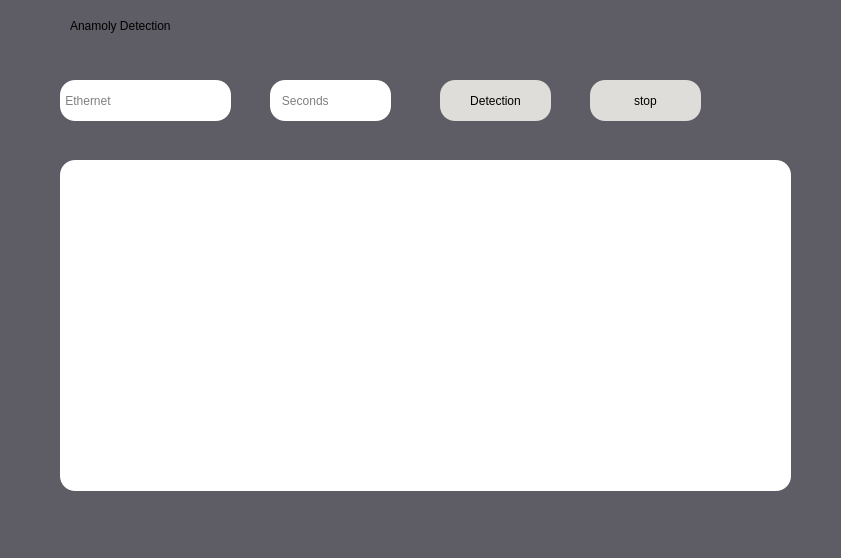
<?xml version="1.0" encoding="UTF-8"?>
<ui version="4.0">
 <class>Dialog</class>
 <widget class="QDialog" name="Dialog">
  <property name="geometry">
   <rect>
    <x>0</x>
    <y>0</y>
    <width>841</width>
    <height>558</height>
   </rect>
  </property>
  <property name="windowTitle">
   <string>Dialog</string>
  </property>
  <property name="styleSheet">
   <string notr="true">font: 75 bold 14pt &quot;Ubuntu Condensed&quot;;
background-color: rgb(94, 92, 100);

</string>
  </property>
  <widget class="QTextEdit" name="textEdit">
   <property name="geometry">
    <rect>
     <x>60</x>
     <y>160</y>
     <width>731</width>
     <height>331</height>
    </rect>
   </property>
   <property name="styleSheet">
    <string notr="true">background-color:rgb(255, 255, 255);
border-radius: 15px;
</string>
   </property>
   <property name="html">
    <string>&lt;!DOCTYPE HTML PUBLIC &quot;-//W3C//DTD HTML 4.0//EN&quot; &quot;http://www.w3.org/TR/REC-html40/strict.dtd&quot;&gt;
&lt;html&gt;&lt;head&gt;&lt;meta name=&quot;qrichtext&quot; content=&quot;1&quot; /&gt;&lt;style type=&quot;text/css&quot;&gt;
p, li { white-space: pre-wrap; }
&lt;/style&gt;&lt;/head&gt;&lt;body style=&quot; font-family:'Ubuntu Condensed'; font-size:14pt; font-weight:600; font-style:normal;&quot;&gt;
&lt;p style=&quot;-qt-paragraph-type:empty; margin-top:0px; margin-bottom:0px; margin-left:0px; margin-right:0px; -qt-block-indent:0; text-indent:0px;&quot;&gt;&lt;br /&gt;&lt;/p&gt;&lt;/body&gt;&lt;/html&gt;</string>
   </property>
  </widget>
  <widget class="QLineEdit" name="ether">
   <property name="geometry">
    <rect>
     <x>60</x>
     <y>80</y>
     <width>171</width>
     <height>41</height>
    </rect>
   </property>
   <property name="styleSheet">
    <string notr="true">background-color:rgb(255, 255, 255);
border-radius: 15px;
</string>
   </property>
   <property name="placeholderText">
    <string> Ethernet</string>
   </property>
  </widget>
  <widget class="QPushButton" name="detection">
   <property name="geometry">
    <rect>
     <x>440</x>
     <y>80</y>
     <width>111</width>
     <height>41</height>
    </rect>
   </property>
   <property name="styleSheet">
    <string notr="true">background-color:rgb(222, 221, 218);
border-radius: 15px;
</string>
   </property>
   <property name="text">
    <string>Detection</string>
   </property>
  </widget>
  <widget class="QLabel" name="label">
   <property name="geometry">
    <rect>
     <x>70</x>
     <y>10</y>
     <width>171</width>
     <height>31</height>
    </rect>
   </property>
   <property name="styleSheet">
    <string notr="true">font: 75 bold 19pt &quot;Ubuntu Condensed&quot;;</string>
   </property>
   <property name="text">
    <string>Anamoly Detection</string>
   </property>
  </widget>
  <widget class="QPushButton" name="stop_2">
   <property name="geometry">
    <rect>
     <x>590</x>
     <y>80</y>
     <width>111</width>
     <height>41</height>
    </rect>
   </property>
   <property name="styleSheet">
    <string notr="true">background-color:rgb(222, 221, 218);
border-radius: 15px;
</string>
   </property>
   <property name="text">
    <string>stop</string>
   </property>
  </widget>
  <widget class="QLineEdit" name="time">
   <property name="geometry">
    <rect>
     <x>270</x>
     <y>80</y>
     <width>121</width>
     <height>41</height>
    </rect>
   </property>
   <property name="styleSheet">
    <string notr="true">background-color:rgb(255, 255, 255);
border-radius: 15px;
</string>
   </property>
   <property name="placeholderText">
    <string>   Seconds</string>
   </property>
  </widget>
 </widget>
 <resources/>
 <connections/>
</ui>
